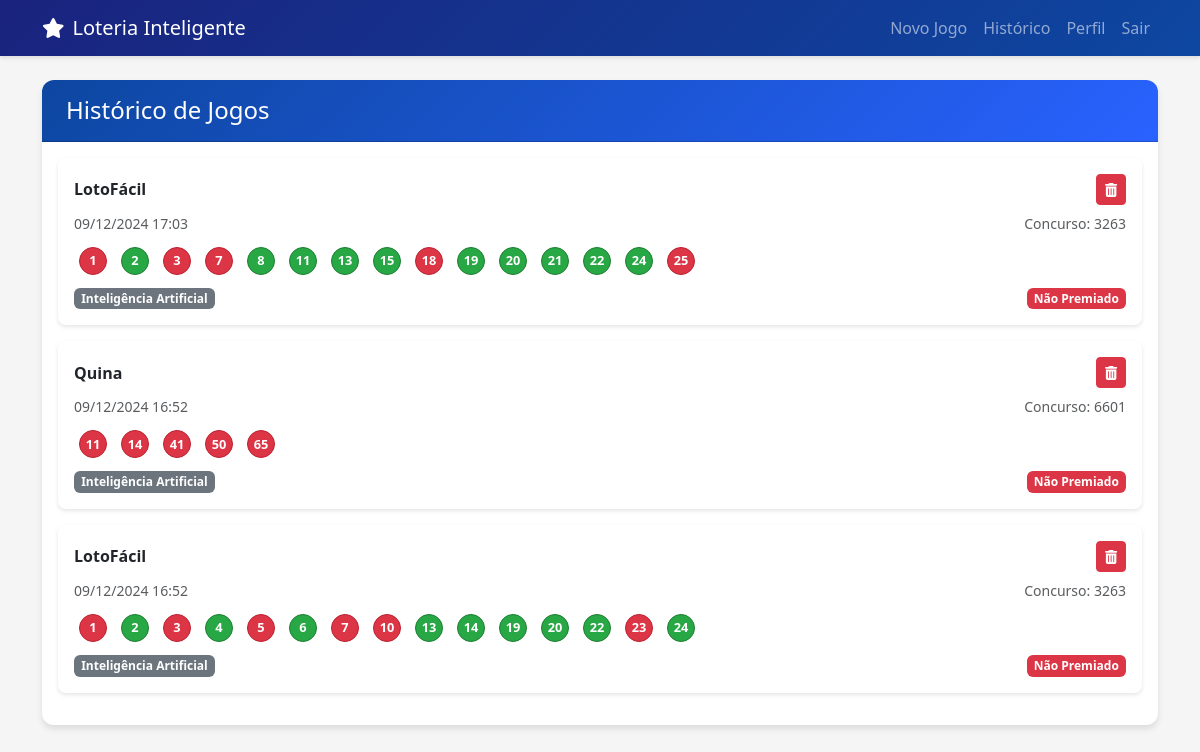
The page /history/ (signed in) on the database as committed earlier.
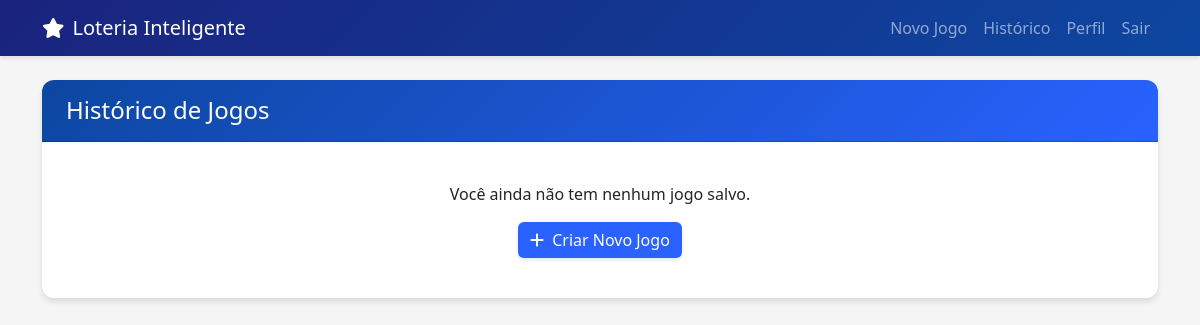
The same page on the database as committed later.
### lottery_app/models.py (models this page shows, shortened)
class LotteryTicket(models.Model):
    user = models.ForeignKey(
        User,
        on_delete=models.CASCADE,
        verbose_name="Usuário"
    )
    game = models.ForeignKey(
        LotteryGame,
        on_delete=models.CASCADE,
        verbose_name="Jogo"
    )
    numbers = models.JSONField(
        verbose_name="Números escolhidos"
    )
    created_at = models.DateTimeField(
        auto_now_add=True,
        verbose_name="Data de criação"
    )
    concurso = models.IntegerField(
        verbose_name="Número do concurso"
    )
    sorteados = models.CharField(
        max_length=200,
        blank=True,
        null=True,
        verbose_name="Números sorteados"
    )
    generation_method = models.CharField(
        max_length=20,
        choices=[
            ('manual', 'Manual'),
            ('auto', 'Automático'),
            ('ai', 'Inteligência Artificial')
        ],
        verbose_name="Método de geração"
    )
    def check_matches(self):
        if not self.sorteados:
            return [], []
        winning_numbers = [int(num.strip()) for num in self.sorteados.split(',')]
        matches = []
        non_matches = []
        for number in self.numbers:
            if number in winning_numbers:
                matches.append(number)
            else:
                non_matches.append(number)
        return matches, non_matches
    def is_winner(self):
        if not self.sorteados:
            return False
        matches, _ = self.check_matches()
        return len(matches) == self.game.numbers_to_choose
    class Meta:
        verbose_name = "Bilhete de Loteria"
        verbose_name_plural = "Bilhetes de Loteria"

class LotteryGame(models.Model):
    name = models.CharField(
        max_length=100,
        verbose_name="Nome do jogo"
    )
    total_numbers = models.IntegerField(
        verbose_name="Total de números disponíveis"
    )
    numbers_to_choose = models.IntegerField(
        verbose_name="Quantidade de números a escolher"
    )
    historical_data = models.FileField(
        upload_to='historical_data/',
        null=True,
        blank=True,
        verbose_name="Arquivo de dados históricos"
    )
    concurso = models.IntegerField(
        default=0,
        verbose_name="Número do concurso"
    )
    sorteados = models.CharField(
        max_length=200,
        blank=True,
        null=True,
        verbose_name="Números sorteados"
    )
    class Meta:
        verbose_name = "Jogo de Loteria"
        verbose_name_plural = "Jogos de Loteria"

### lottery_app/views.py (the view)
# urls.py: path('history/', views.history, name='history'),
@login_required
def history(request):
    tickets = LotteryTicket.objects.filter(user=request.user).order_by('-created_at')
    return render(request, 'lottery_app/history.html', {'tickets': tickets})

### templates/lottery_app/history.html (shortened to what this page needs)
{% extends 'base.html' %}
{% block content %}
<div class="card">
    <div class="card-header">
        <h4 class="mb-0">Histórico de Jogos</h4>
    </div>
    <div class="card-body">
        {% if tickets %}
            <div class="tickets-list">
                {% for ticket in tickets %}
                    <div class="ticket-card mb-3">
                        <div class="ticket-header">
                            <div class="ticket-info">
                                <div class="d-flex justify-content-between align-items-center mb-2">
                                    <strong>{{ ticket.game.name }}</strong>
                                    <form action="{% url 'delete_ticket' ticket.id %}" method="post" class="d-inline">
                                        <button type="submit" class="btn btn-danger btn-sm"
                                                onclick="return confirm('Tem certeza que deseja excluir este jogo?')">
                                            <i class="fas fa-trash-alt"></i>
                                        </button>
                                    </form>
                                </div>
                                <div class="d-flex justify-content-between align-items-center text-muted small">
                                    <span>{{ ticket.created_at|date:"d/m/Y H:i" }}</span>
                                    <span>Concurso: {{ ticket.concurso }}</span>
                                </div>
                            </div>
                        </div>
                        <div class="ticket-body">
                            <div class="numbers-row">
                                {% with result=ticket.check_matches %}
                                    {% for number in ticket.numbers %}
                                        {% if not ticket.game.sorteados %}
                                            <span class="lottery-number pending">{{ number }}</span>
                                        {% elif number in result.0 %}
                                            <span class="lottery-number match">{{ number }}</span>
                                        {% else %}
                                            <span class="lottery-number no-match">{{ number }}</span>
                                        {% endif %}
                                    {% endfor %}
                                {% endwith %}
                            </div>
                            <div class="ticket-footer d-flex justify-content-between align-items-center mt-2">
                                <span class="badge method-badge">{{ ticket.get_generation_method_display }}</span>
                                {% if ticket.game.sorteados %}
                                    {% if ticket.is_winner %}
                                        <span class="badge bg-success">Vencedor!</span>
                                    {% else %}
                                        <span class="badge bg-danger">Não Premiado</span>
                                    {% endif %}
                                {% else %}
                                    <span class="badge bg-warning">Aguardando Sorteio</span>
                                {% endif %}
                            </div>
                        </div>
                    </div>
                {% endfor %}
            </div>
        {% else %}
            <div class="text-center py-4">
                <p class="mb-3">Você ainda não tem nenhum jogo salvo.</p>
                <a href="{% url 'home' %}" class="btn btn-primary">
                    <i class="fas fa-plus me-2"></i>Criar Novo Jogo
                </a>
            </div>
        {% endif %}
    </div>
</div>
{% endblock %}

### templates/base.html (shortened to what this page needs)
<!DOCTYPE html>
<html lang="pt-br">
<head>
    <link href="https://cdn.jsdelivr.net/npm/bootstrap@5.3.2/dist/css/bootstrap.min.css" rel="stylesheet">
</head>
<body>
    <nav class="navbar navbar-expand-lg navbar-dark mb-4">
        <div class="container">
            <a class="navbar-brand" href="{% url 'home' %}">
                <i class="fas fa-star me-2"></i>Loteria Inteligente
            </a>
            <div class="collapse navbar-collapse" id="navbarNav">
                <ul class="navbar-nav ms-auto">
                    {% if user.is_authenticated %}
                        <li class="nav-item">
                            <a class="nav-link" href="{% url 'home' %}">Novo Jogo</a>
                        </li>
                        <li class="nav-item">
                            <a class="nav-link" href="{% url 'history' %}">Histórico</a>
                        </li>
                        <li class="nav-item">
                            <a class="nav-link" href="{% url 'profile' %}">Perfil</a>
                        </li>
                        <li class="nav-item">
                            <a class="nav-link" href="{% url 'logout' %}">Sair</a>
                        </li>
                    {% endif %}
                </ul>
            </div>
        </div>
    </nav>
    <div class="container">
        {% block content %}
        {% endblock %}
    </div>
</body>
</html>

### templates/base.html (style rules this page uses)
:root { --primary-color: #1a237e; --secondary-color: #0d47a1; --accent-color: #2962ff; --success-color: #00c853; --background-color: #f5f5f5; }
body { background-color: var(--background-color); font-family: 'Segoe UI', system-ui, -apple-system, sans-serif; }
.navbar { background: linear-gradient(135deg, var(--primary-color), var(--secondary-color)); box-shadow: 0 2px 4px rgba(0,0,0,0.1); }
.card { border: none; border-radius: 12px; box-shadow: 0 4px 6px rgba(0,0,0,0.1); margin-bottom: 1.5rem; }
.card-header { background: linear-gradient(135deg, var(--secondary-color), var(--accent-color)); color: white; border-radius: 12px 12px 0 0 !important; padding: 1rem 1.5rem; }
.btn-primary { background-color: var(--accent-color); border: none; box-shadow: 0 2px 4px rgba(0,0,0,0.1); }

Rows that differ between the two databases and show on the page:
removed LotteryTicket: game.name "LotoFácil", created_at "09/12/2024 17:03", concurso "3263", numbers "1" "3" "7" "18" "25", numbers "2" "8" "11" "13" "15" "19" "20" "21" "22" "24", generation_method "Inteligência Artificial", shows "Não Premiado"
removed LotteryTicket: game.name "Quina", created_at "09/12/2024 16:52", concurso "6601", numbers "11" "14" "41" "50" "65", generation_method "Inteligência Artificial", sorteados "Não Premiado"
removed LotteryTicket: game.name "LotoFácil", created_at "09/12/2024 16:52", concurso "3263", numbers "1" "3" "5" "7" "10" "23", numbers "2" "4" "6" "13" "14" "19" "20" "22" "24", generation_method "Inteligência Artificial", shows "Não Premiado"
Other text that changed with them:
text now shown: "Você ainda não tem nenhum jogo salvo. Criar Novo Jogo"
